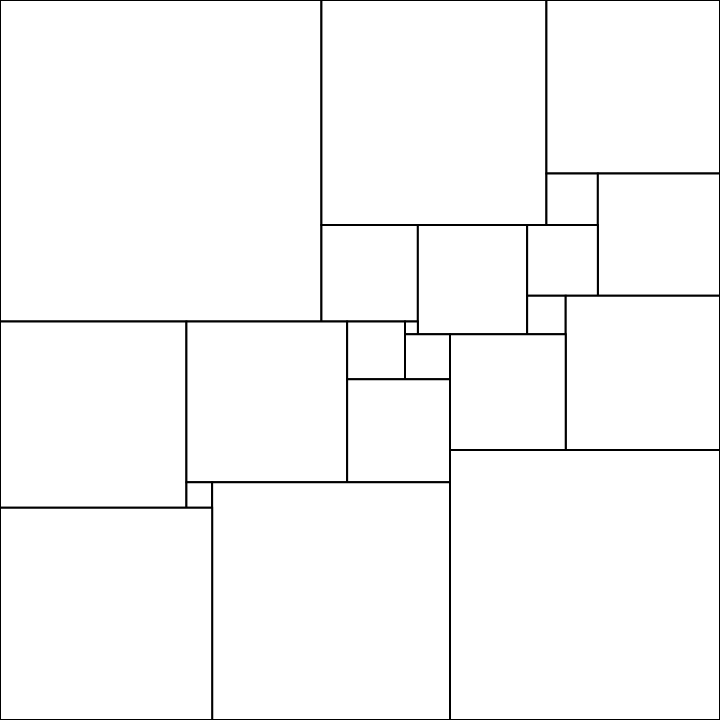
Frame 1 (no input)
Frame 60 (no input): identical to frame 1, image omitted
Frame 120 (the mouse pressed at the canvas centre since frame 60): identical to frame 1, image omitted

The p5.js sketch that drew this single still picture (run headless with seeded random() and noise() and a simulated clock; from frame 60 on, the mouse is pressed at the canvas centre):

// p5.js sketch
// ── sketch.js

const size = 720;
function setup() {
  createCanvas(size, size);
  strokeWeight(2);
}

function draw() {
  background(220);

  const mpss = new mPSS(size);
  const squares = mpss.getSquares();
  squares.forEach((sq) => {
    square(sq.x, sq.y, sq.size);
  });
}

// ── mpss.js
class mPSS {
  constructor(sideLength = 112) {
    this.sideLength = sideLength;
    this.dataNumSquares;
    this.dataSideLength;
  }

  getSquares() {
    const baseSideLength = 112;

    // minimal data (in number of squares)
    const baseData = [
      { x: 0, y: 0, size: 50 },
      { x: 50, y: 0, size: 35 },
      { x: 85, y: 0, size: 27 },
      { x: 85, y: 27, size: 8 },
      { x: 93, y: 27, size: 19 },
      { x: 50, y: 35, size: 15 },
      { x: 65, y: 35, size: 17 },
      { x: 82, y: 35, size: 11 },
      { x: 82, y: 46, size: 6 },
      { x: 88, y: 46, size: 24 },
      { x: 0, y: 50, size: 29 },
      { x: 29, y: 50, size: 25 },
      { x: 54, y: 50, size: 9 },
      { x: 63, y: 50, size: 2 },
      { x: 63, y: 52, size: 7 },
      { x: 70, y: 52, size: 18 },
      { x: 54, y: 59, size: 16 },
      { x: 70, y: 70, size: 42 },
      { x: 29, y: 75, size: 4 },
      { x: 33, y: 75, size: 37 },
      { x: 0, y: 79, size: 33 },
    ];

    const matrices = [
      [
        [1, 0],
        [0, 1],
        [0, 0],
        [0, 0],
      ], // Original
      [
        [0, -1],
        [1, 0],
        [-1, 0],
        [1, 0],
      ], // PI/2 rotation
      [
        [-1, 0],
        [0, -1],
        [-1, -1],
        [1, 1],
      ], // PI rotation
      [
        [0, 1],
        [-1, 0],
        [0, -1],
        [0, 1],
      ], // 3*PI/2 rotation
      [
        [-1, 0],
        [0, 1],
        [-1, 0],
        [1, 0],
      ], // X-Reflection
      [
        [1, 0],
        [0, -1],
        [0, -1],
        [0, 1],
      ], // X-Reflection & PI rotation
      [
        [0, 1],
        [1, 0],
        [0, 0],
        [0, 0],
      ], // X-Reflection & PI/2 rotation
      [
        [0, -1],
        [-1, 0],
        [-1, -1],
        [1, 1],
      ], // X-Reflection & 3*PI/2 rotation
    ];

    const index = 0;
    const transformedData = baseData.map((e) => {
      return {
        x:
          e.x * matrices[index][0][0] +
          e.y * matrices[index][0][1] +
          e.size * matrices[index][2][0] +
          baseSideLength * matrices[index][3][0],
        y:
          e.x * matrices[index][1][0] +
          e.y * matrices[index][1][1] +
          e.size * matrices[index][2][1] +
          baseSideLength * matrices[index][3][1],
        size: e.size,
      };
    });

    const ratio = this.sideLength / baseSideLength;
    const resizedData = transformedData.map((e) => {
      return {
        x: e.x * ratio,
        y: e.y * ratio,
        size: e.size * ratio,
      };
    });

    return resizedData;
  }
}
